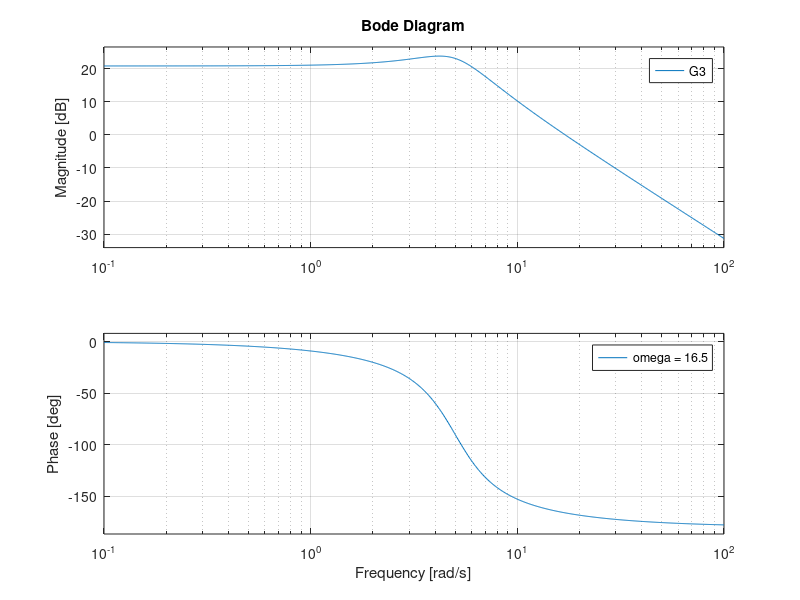

The MATLAB script that drew this image:
clear all;
m_l = 0.52;
k = 142;
d = 2;
b = k;

a0 = b/m_l;
w1 = sqrt(k/m_l);
b01 = w1;
b1 = d/m_l;

grid on
hold on
G1 = tf([a0], [1 b1 b01^2]);
bode(G1);

w2 = 30;
b02 = w2;
G2 = tf([a0], [1 b1 b02^2]);
bode(G2);

w3 = 5;
b03 = w3;
G3 = tf([a0], [1 b1 b03^2]);
bode(G3);

legend("omega = 16.5", "omega = 30", "omega = 5");